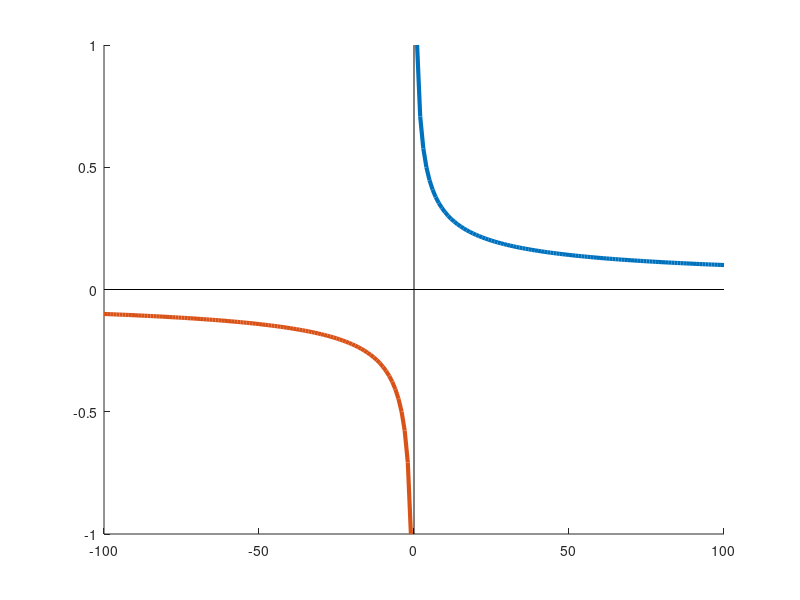
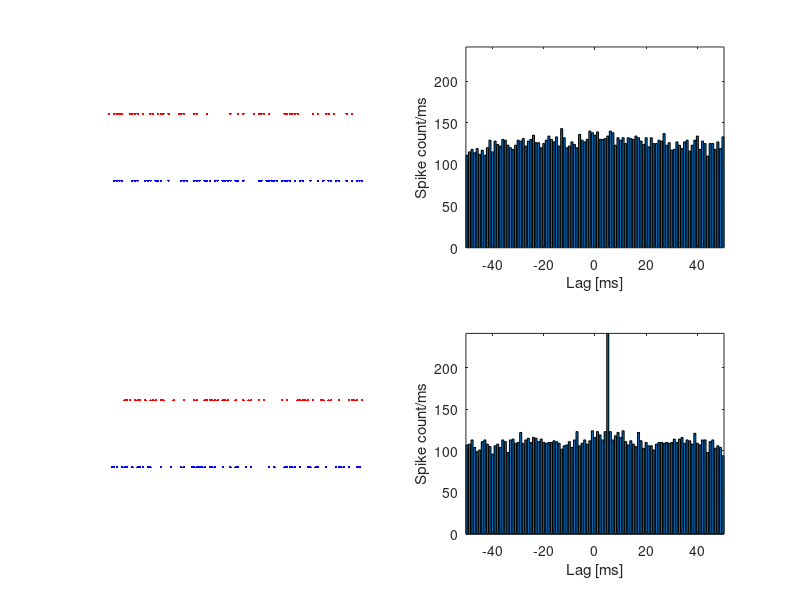
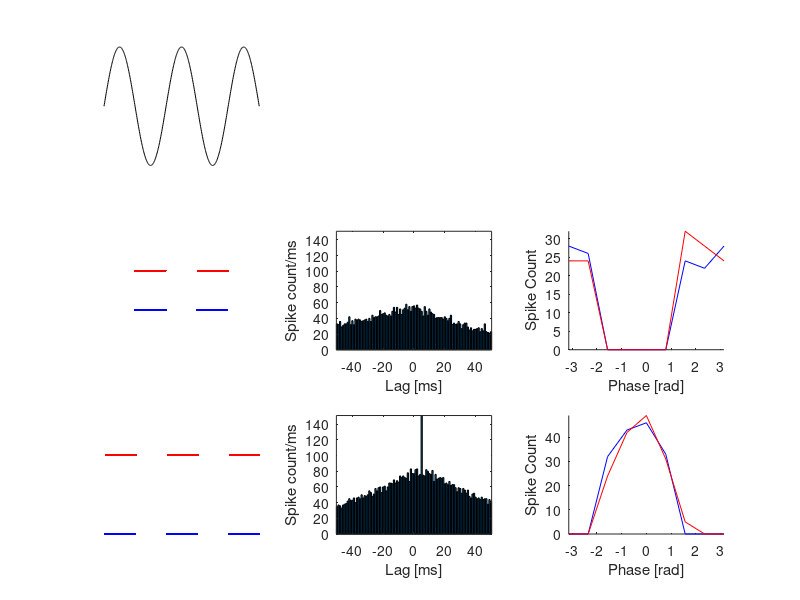

Source code (MATLAB) for these figures, in order:
%%
x1 = 1:100;

figure;
hold on;
plot([-100 100],[0 0],'k');
plot([0 0],[-1 1],'k');
plot(1./sqrt(x1),'LineWidth',3);
plot(-x1,1./-sqrt(x1),'LineWidth',3);
%%
Fs = 1e3;
t = 0:1/Fs:.5;
sig = sin(2*pi*5.*t);

ntrl = 1;
y1 = zeros(ntrl,length(t));
y2 = zeros(ntrl,length(t));
y3 = zeros(ntrl,length(t));

for jt = 1:ntrl
    for it = 1:length(t)
        
        x = randperm(2);
        
        if x(1) ==1
            y1(jt,it) = 0;
        else
            y1(jt,it)  =1;
        end;
        
        x = randperm(2);
        if x(1) ==1
            y2(jt,it) = 0;
        else
            y2(jt,it)  =1;
        end;
        
        
        
        x = randperm(2);
        if x(1) ==2
            y3(jt,it) = 0;
        else
            y3(jt,it)  =1;
        end;
        
        
    end;
end;
%%
xc1 = zeros(ntrl,101);
xc2 = zeros(ntrl,101);

y4 = zeros(ntrl,length(t));
for it = 1:ntrl
    
    idx3 = find(y3(it,:)==1);
    
    idx4 = idx3+5;
    idx4(idx4>length(t))=[];
    
    y4(it,idx4)=1;
    
    [xc1(it,:),lag1] = xcorr(y2(it,:),y1(it,:),50);
    [xc2(it,:),lag2] = xcorr(y4(it,:),y3(it,:),50);
end;
%%
idx1 = find(y1(1,:)==1);
idx2 = find(y2(1,:)==1);

figure;
subplot(221);
hold on;
plot(t(idx1),y1(1,idx1),'b.');
plot(t(idx2),2.*y2(1,idx2),'r.');
axis tight;
ylim([0 3]);
xlim([0 .1]);
axis off;

subplot(223);
hold on;
plot(t(idx3),y3(1,idx3),'b.');
plot(t(idx4),2.*y4(1,idx4),'r.');
axis tight;
ylim([0 3]);
xlim([0 .1]);
axis off;

subplot(222);
a = gca;
bar(lag1./Fs.*1000,mean(xc1,1));
axis tight;
xlabel('Lag [ms]');
ylabel('Spike count/ms');

subplot(224);
a = [a gca];
bar(lag2./Fs.*1000,mean(xc2,1));
axis tight;
xlabel('Lag [ms]');
ylabel('Spike count/ms');

ax = get(a(2),'YLim');

set(a,'YLim',ax);
%%
Fs = 1e3;
t = 0:1/Fs:.5;
sig = sin(2*pi*5.*t);

ntrl = 1;
y1 = zeros(ntrl,length(t));
y2 = zeros(ntrl,length(t));
y3 = zeros(ntrl,length(t));

for jt = 1:ntrl
    for it = 1:length(t)
        
        x = randperm(2);
        if sign(sig(it))==-1
            if x(1) ==1
                y1(jt,it) = 0;
            else
                y1(jt,it)  =1;
            end;
            
            x = randperm(2);
            if x(1) ==1
                y2(jt,it) = 0;
            else
                y2(jt,it)  =1;
            end;
        end;
        
        if sign(sig(it))==1
            x = randperm(2);
            if x(1) ==2
                y3(jt,it) = 0;
            else
                y3(jt,it)  =1;
            end;
        end;
        
    end;
end;
%%
xc1 = zeros(ntrl,101);
xc2 = zeros(ntrl,101);

y4 = zeros(ntrl,length(t));
for it = 1:ntrl
    
    idx3 = find(y3(it,:)==1);
    
    idx4 = idx3+5;
    idx4(idx4>length(t))=[];
    
    y4(it,idx4)=1;
    
    [xc1(it,:),lag1] = xcorr(y2(it,:),y1(it,:),50);
    [xc2(it,:),lag2] = xcorr(y4(it,:),y3(it,:),50);
end;
%%
phi = angle(hilbert(sig));
pbins = -pi:pi/4:pi;

m1 = zeros(length(pbins),1);
m2 = zeros(length(pbins),1);
m3 = zeros(length(pbins),1);
m4 = zeros(length(pbins),1);
for kt = 1:length(pbins)-1
    
    idx = find(phi >= pbins(kt) & phi < pbins(kt+1));
    
    m1(kt) = sum(y1(1,idx));
    m2(kt) = sum(y2(1,idx));
    m3(kt) = sum(y3(1,idx));
    m4(kt) = sum(y4(1,idx));
    
end;
m1(end) = m1(1);
m2(end) = m2(1);
m3(end) = m3(1);
m4(end) = m4(1);
%%
idx1 = find(y1(1,:)==1);
idx2 = find(y2(1,:)==1);
idx3 = find(y3(1,:)==1);

figure;
subplot(331);
plot(t,sig,'k');
axis off;
subplot(334);
hold on;
plot(t(idx1),y1(1,idx1),'b.');
plot(t(idx2),2.*y2(1,idx2),'r.');
axis tight;
ylim([0 3]);
xlim([t(1) t(end)]);
axis off;

subplot(337);
hold on;
plot(t(idx3),y1(1,idx3),'b.');
plot(t(idx4),2.*y4(1,idx4),'r.');
axis tight;
ylim([0 3]);
xlim([t(1) t(end)]);
axis off;

subplot(335);
a = gca;
bar(lag1./Fs.*1000,mean(xc1,1));
axis tight;
xlabel('Lag [ms]');
ylabel('Spike count/ms');

subplot(338);
a = [a gca];
bar(lag2./Fs.*1000,mean(xc2,1));
axis tight;
xlabel('Lag [ms]');
ylabel('Spike count/ms');

ax = get(a(2),'YLim');

set(a,'YLim',ax);

subplot(336);
hold on;
plot(pbins,m1,'b');
plot(pbins,m2,'r');
axis tight;
xlabel('Phase [rad]');
ylabel('Spike Count');

subplot(339);
hold on;
plot(pbins,m3,'b');
plot(pbins,m4,'r');
axis tight;
xlabel('Phase [rad]');
ylabel('Spike Count');